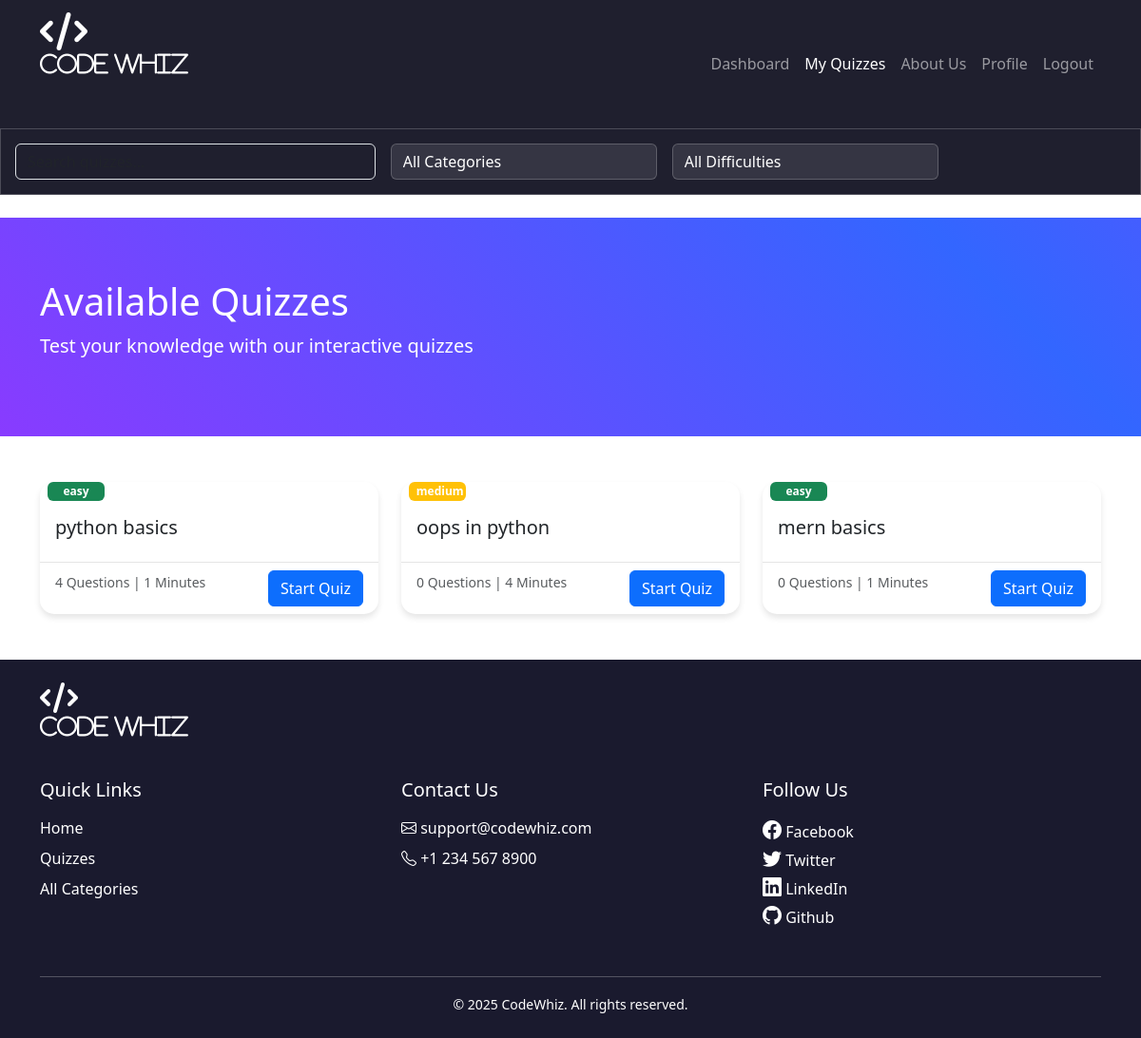
Page /u_quiz (signed in) on the earlier database version.
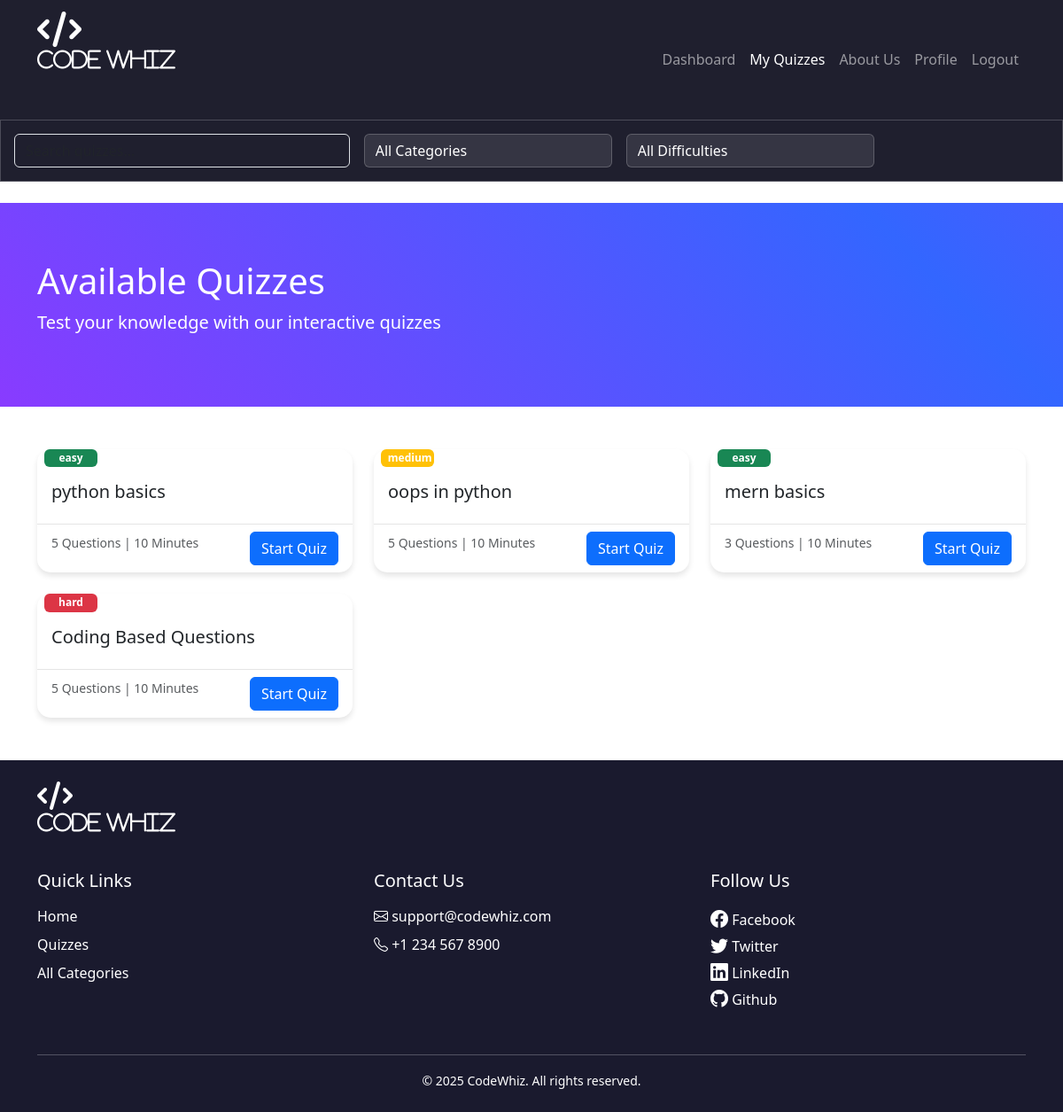
Same page on the later database version.
### cw_app/models.py (models this page shows, shortened)
class Quiz(models.Model):
    title = models.CharField(max_length=200)
    category = models.ForeignKey(Category, on_delete=models.CASCADE)
    description = models.TextField()
    time_limit = models.IntegerField()
    created_at = models.DateTimeField(auto_now_add=True)
    status = models.TextField(null=True, blank=True)
    @property
    def total_questions(self):
       return self.question_set.count()

### cw_app/views.py (the view)
# urls.py: path('u_quiz', views.user_quizes, name='u_quiz'),
def user_quizes(req):
    if 'user' in req.session:
        search_query = req.GET.get('search', '')
        category_filter = req.GET.get('category', '')
        status_filter = req.GET.get('status', '')
        if category_filter.isdigit():
            category_filter = int(category_filter)
        quize = Quiz.objects.all()
        if search_query:
            quize = quize.filter(
                Q(title__icontains=search_query) |
                Q(description__icontains=search_query)
            )
        if category_filter:
            quize = quize.filter(category__id=category_filter)
        if status_filter:
            quize = quize.filter(status=status_filter)
        cate = Category.objects.all()
        difficulty_choices = [
            ('easy', 'Easy'),
            ('medium', 'Medium'),
            ('hard', 'Hard')
        ]
        context = {
            'quiz': quize,
            'categ': cate,
            'search_query': search_query,
            'selected_category': category_filter,
            'selected_status': status_filter,
            'difficulty_choices': difficulty_choices
        }
        if req.headers.get('HX-Request'):
            return render(req, 'user/filter_result.html', context)
        return render(req, 'user/quizzes.html', context)

### templates/user/quizzes.html (shortened to what the changed rows need)
<!DOCTYPE html>
<html lang="en">
<head>
    <link rel="stylesheet" href="https://cdn.jsdelivr.net/npm/bootstrap-icons@1.11.1/font/bootstrap-icons.css">
    <link href="https://cdn.jsdelivr.net/npm/bootstrap@5.3.0/dist/css/bootstrap.min.css" rel="stylesheet">
    <link href="https://cdnjs.cloudflare.com/ajax/libs/font-awesome/6.4.0/css/all.min.css" rel="stylesheet">
    <link href="https://cdnjs.cloudflare.com/ajax/libs/animate.css/4.1.1/animate.min.css" rel="stylesheet">
</head>
<body>
    <header class="page-header">
        <div class="container">
            <h1>Available Quizzes</h1>
        </div>
    </header>
    <div class="container py-5">
        <div class="row g-4">
            {% for q in quiz %}
            <div class="col-12 col-md-6 col-lg-4">
                <div class="card quiz-card h-100">
                    <span class="badge {% if q.status == 'easy' %}bg-success{% elif q.status == 'medium' %}bg-warning{% else %}bg-danger{% endif %} ms-2" style="width: 60px;">
                        {{ q.status}}
                    </span>
                    <div class="card-body">
                        <h5 class="card-title">{{q.title}}</h5>
                    </div>
                    <div class="card-footer">
                        <small class="text-muted">{{q.total_questions}} Questions | {{q.time_limit}} Minutes</small>
                        <a href="quiz/{{q.pk}}"><button class="btn btn-primary float-end">Start Quiz</button></a>
                    </div>
                </div>
            </div>
            {% endfor %}
        </div>
    </div>
</body>
</html>

Differences in the rows shown:
changed Quiz "python basics": total_questions "4" → "5"; time_limit "1" → "10"
changed Quiz "oops in python": total_questions "0" → "5"; time_limit "4" → "10"
changed Quiz "mern basics": total_questions "0" → "3"; time_limit "1" → "10"
added Quiz: status "hard", title "Coding Based Questions", total_questions "5", time_limit "10"
